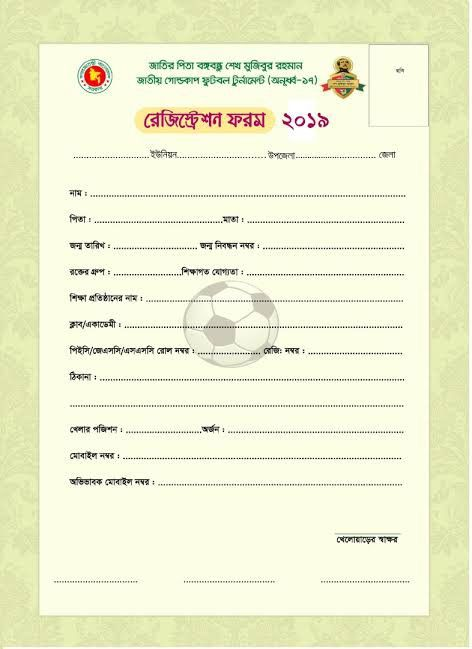
#> input picture AICA-L2-B80-Kamal-Pahuja/Sample Forms/Foot ball tournament Bengal.jpg, 472 x 649 px
$ python -i ocr_engine.py   (imports and definitions only)
#> lines starting #> are read from the running program, lines starting #| are printed output that depends on the picture; after the words box and inside, x2 and y2 are one past the last pixel; in counts of white or black regions, pixels touching at a corner belong together
#> further down, picture is the input picture: PIL image 472x649 RGB; mean R, G, B 238.6, 241.1, 210
"""
AI Auditor V8 - OCR Engine for Scanned Financial Statements
Uses PyMuPDF to render pages to images, PIL for enhancement, and pytesseract for OCR text extraction.
"""

import os
import re
from typing import List, Dict, Optional, Tuple, Any
from PIL import Image, ImageEnhance, ImageFilter
import pytesseract

class OCREngine:
    def __init__(self, tesseract_cmd: Optional[str] = None):
        if tesseract_cmd and os.path.exists(tesseract_cmd):
            pytesseract.pytesseract.tesseract_cmd = tesseract_cmd
        else:
            # Common Windows Tesseract install locations
            common_paths = [
                r"C:\Program Files\Tesseract-OCR\tesseract.exe",
                r"C:\Program Files (x86)\Tesseract-OCR\tesseract.exe",
                r"C:\Users\AppData\Local\Programs\Tesseract-OCR\tesseract.exe"
            ]
            for p in common_paths:
                if os.path.exists(p):
                    pytesseract.pytesseract.tesseract_cmd = p
                    break

    @staticmethod
    def is_tesseract_available() -> bool:
        """Checks if tesseract executable is callable."""
        try:
            pytesseract.get_tesseract_version()
#> (this line was passed over: pytesseract is not available in this run)
            return True
        except Exception:
            return False

    def preprocess_image(self, image: Image.Image) -> Image.Image:
        """Converts to grayscale, enhances contrast, and sharpens for optimal tabular OCR."""
        # Convert to grayscale
        gray = image.convert('L')
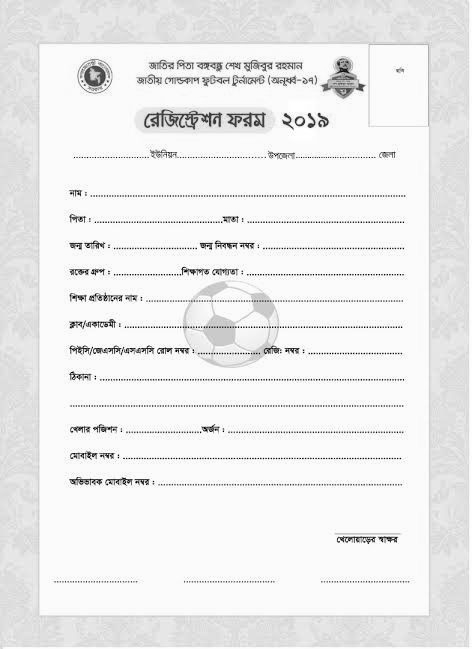
#> gray: PIL image 472x649 L; min 0, max 255, mean 236.9
        # Enhance contrast
        enhancer = ImageEnhance.Contrast(gray)
        enhanced = enhancer.enhance(2.0)
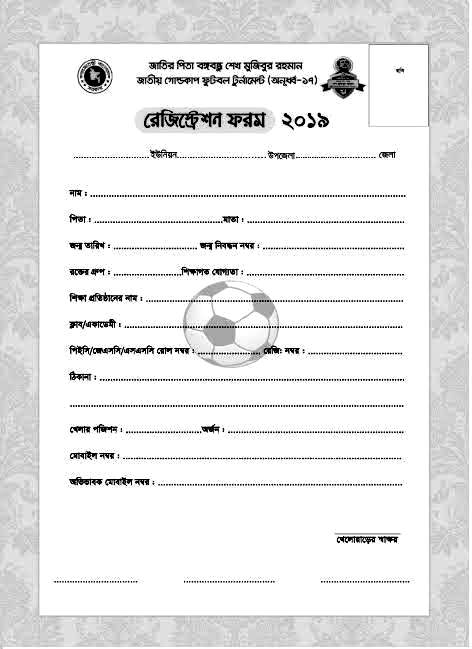
#> enhanced: PIL image 472x649 L; min 0, max 255, mean 232.6
        # Slight thresholding / binarization
        threshold_val = 180
        binary = enhanced.point(lambda p: 255 if p > threshold_val else 0)
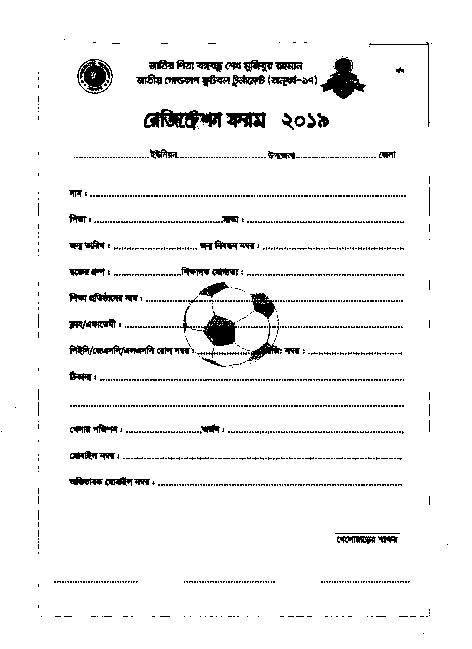
#> binary: PIL image 472x649 L; 94.8% white; 1278 black regions (1212 under 20 px), largest, box (x1, y1, x2, y2) and area: (320, 57, 366, 99) 910, (144, 109, 223, 130) 890, (201, 311, 237, 346) 720
        return binary

    def ocr_image(self, image: Image.Image) -> str:
        """Performs OCR on a PIL Image."""
        if not self.is_tesseract_available():
            return "OCR Unavailable: Tesseract OCR is not installed or configured on the system path."

        prep_img = self.preprocess_image(image)
        # PSM 6: Assume a single uniform block of text
        custom_config = r'--oem 3 --psm 6'
#> (the run stopped early here; a loop or call above may not have finished)
